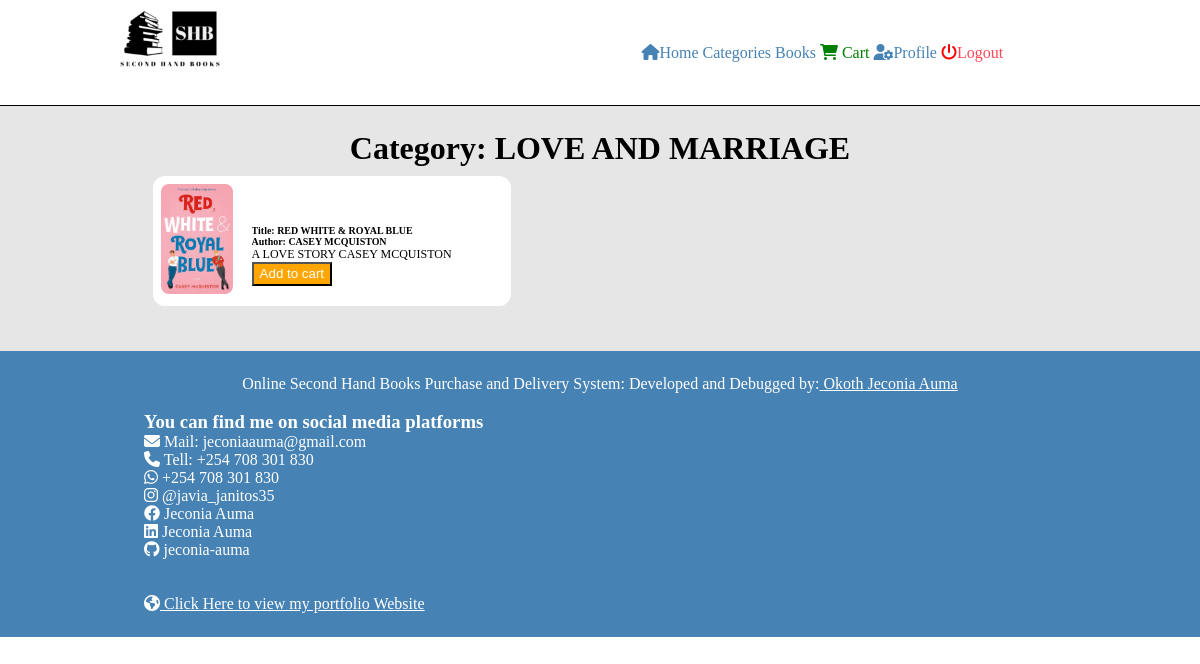
The page /books-category.php?id=9153 (signed in) on the database its author committed.
### tables this page shows
CREATE TABLE `category` (
  `id` int(11) NOT NULL,
  `title` varchar(255) NOT NULL,
  `image_name` varchar(255) DEFAULT NULL,
  `featured` varchar(10) DEFAULT NULL,
  `active` varchar(10) DEFAULT NULL
);

CREATE TABLE `books` (
  `id` int(11) NOT NULL,
  `title` varchar(255) NOT NULL,
  `author` varchar(255) DEFAULT NULL,
  `description` text DEFAULT NULL,
  `price` decimal(10,2) NOT NULL,
  `image_name` varchar(255) DEFAULT NULL,
  `category_id` int(11) DEFAULT NULL,
  `featured` varchar(10) DEFAULT NULL,
  `active` varchar(10) DEFAULT NULL,
  `total` int(11) DEFAULT NULL
);

### books-category.php (the view, shortened to what this page needs)
<?php include("partials-front/menu.php"); ?>
<div class="container">
    <div class="wrapper">
        <?php
            $category_id = $_GET['id'];
            $category_sql = "SELECT * FROM category WHERE id = $category_id";
            $category_res = mysqli_query($conn, $category_sql);
            if($category_res == TRUE){
                $category_row = mysqli_fetch_assoc($category_res);
                $category_name = $category_row['title'];
            }
        ?>
        <h1 class="text-center">Category: <?php echo $category_name; ?></h1>
        <div class="book">
            <?php
                $sql2 = "SELECT * FROM books WHERE category_id = $category_id AND active='yes' LIMIT 8";
                $res2 = mysqli_query($conn, $sql2);
                if($res2 == TRUE){
                    $count2 = mysqli_num_rows($res2);
                    if($count2 > 0){
                        while($row2 = mysqli_fetch_assoc($res2)){
                            $title = $row2['title'];
                            $author = $row2['author'];
                            $description = $row2['description'];
                            $image_name = $row2['image_name'];
                            ?>
                                <form action="cart.php" target="_blank" method="post">
                                    <div class="image">
                                        <img src="<?php echo SITEURL;?>images/books/<?php echo $image_name; ?>">
                                    </div>
                                    <div class="book-details">
                                        <h5>Title: <?php echo $title;?></h5>
                                        <h5>Author: <?php echo $author;?></h5>
                                        <p><?php echo $description;?></p>
                                        <input type="submit" value="Add to cart" class="btn-add-to-cart" name="submit">
                                    </div>
                                </form>
                            <?php
                        }
                    }else{
                        echo "<div class='error'>No books in database</div>";
                    }
                }else{
                    echo "<div class='error'>Failed to get books from database</div>";
                }
            ?>
        </div>
    </div>
</div>
<?php include("partials-front/footer.php"); ?>

### css/style.css (style rules this page uses)
* { padding: 0; margin: 0; box-sizing: border-box; }
.container { background-color: rgb(230, 230, 230); }
.wrapper { width: 80%; padding: 2%; margin: 0 auto; }
.text-center { text-align: center; }
.btn-add-to-cart { padding: 1% 6px; background-color: #ffa600; text-decoration: none; color: #fff; display: inline-block; }
.book { padding: 1%; width: 100%; }
.book form { width: 50%; display: block; font-size: 12px; background-color: #fff; border-radius: 12px; margin-bottom: 12px; }
.book form .image { width: 20%; border-radius: 4px; margin: 8px; }
.book form .image img { border-radius: 8px; width: 100%; }
.book form .book-details { width: 70%; margin: 8px; overflow: auto; }
.book form .image, .book form .book-details { display: inline-block; margin: 8px; }
@media only screen and (min-width: 760px) { .book form { width: 40%; display: inline-block; } }

### rows shown on the page
category: title "LOVE AND MARRIAGE"
books: image_name (picture), title "RED WHITE & ROYAL BLUE", author "CASEY MCQUISTON", description "A LOVE STORY CASEY MCQUISTON"
